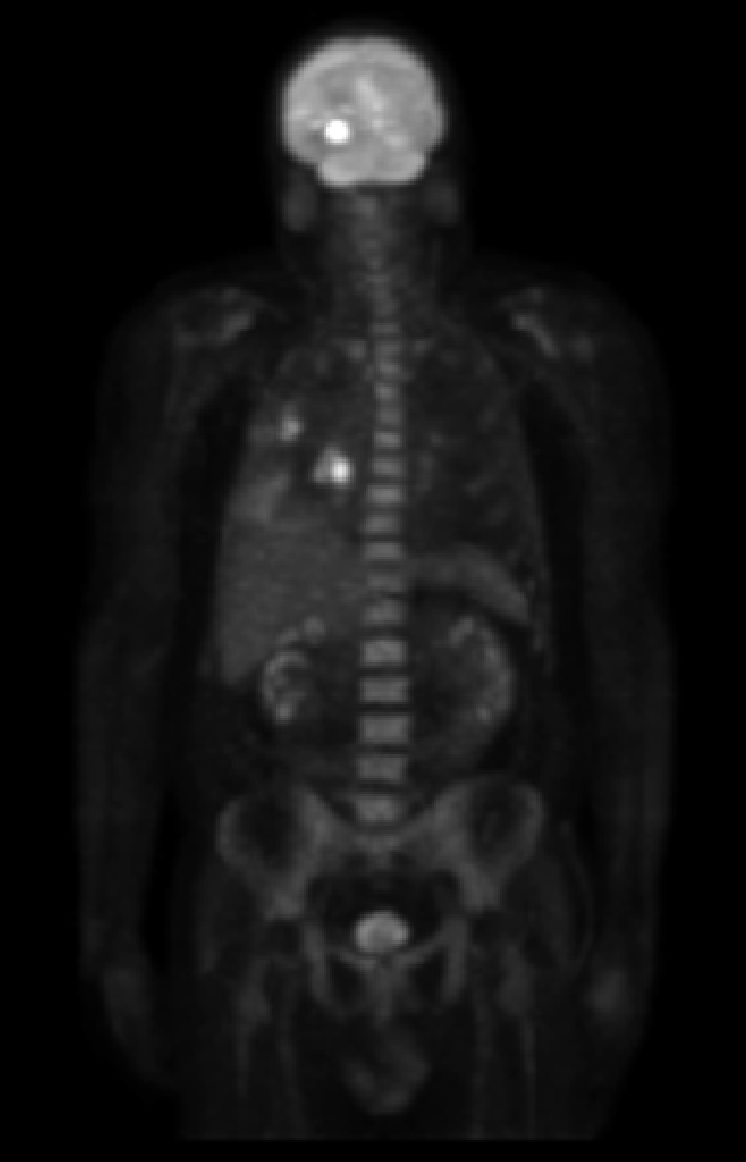
#> input picture Assignment3/images/Fig0462(a)(PET_image).png, 746 x 1162 px
$ python 'Ex 4.22.py'
#> lines starting #> are read from the running program, lines starting #| are printed output that depends on the picture
import cv2
import numpy as np
import matplotlib.pyplot as plt


def homo_filter(gamma_L, gamma_H, c, D, shape):
    H = np.zeros(shape, dtype=np.float64)
    row_c, col_c = np.floor(shape[0] / 2), np.floor(shape[1] / 2)
    D_sqr = D ** 2
    for u in range(shape[0]):
        for v in range(shape[1]):
            d_sqr = ((u - row_c) ** 2) + ((v - col_c) ** 2)
            H[u, v] = ((gamma_H - gamma_L) * (1 - np.exp(-c * d_sqr / D_sqr))) + gamma_L
    return H


# define constants
GAMMA_L = 0.4
GAMMA_H = 3.0
SLOPE = 5
CUTOFF_FREQUENCY = 20

# read the original image
original_img = cv2.imread("../images/Fig0462(a)(PET_image).png", flags=0)
#> original_img is the input picture: shape (1162, 746); min 0, max 255, mean 19.4

# calculate the 2D DFT of the original image using `np.fft.fft2()`
original_frq = np.fft.fft2(original_img)

# centralize DFT
centred_original_frq = np.fft.fftshift(original_frq)

# construct a Homomorphic Filter
HF = homo_filter(GAMMA_L, GAMMA_H, c=SLOPE, D=CUTOFF_FREQUENCY, shape=original_img.shape)

# apply the Homomorphic Filter
centred_filtered_frq = centred_original_frq * HF

# inverse the 2D DFT
filtered_frq = np.fft.ifftshift(centred_filtered_frq)
filtered_img = np.real(np.fft.ifft2(filtered_frq))
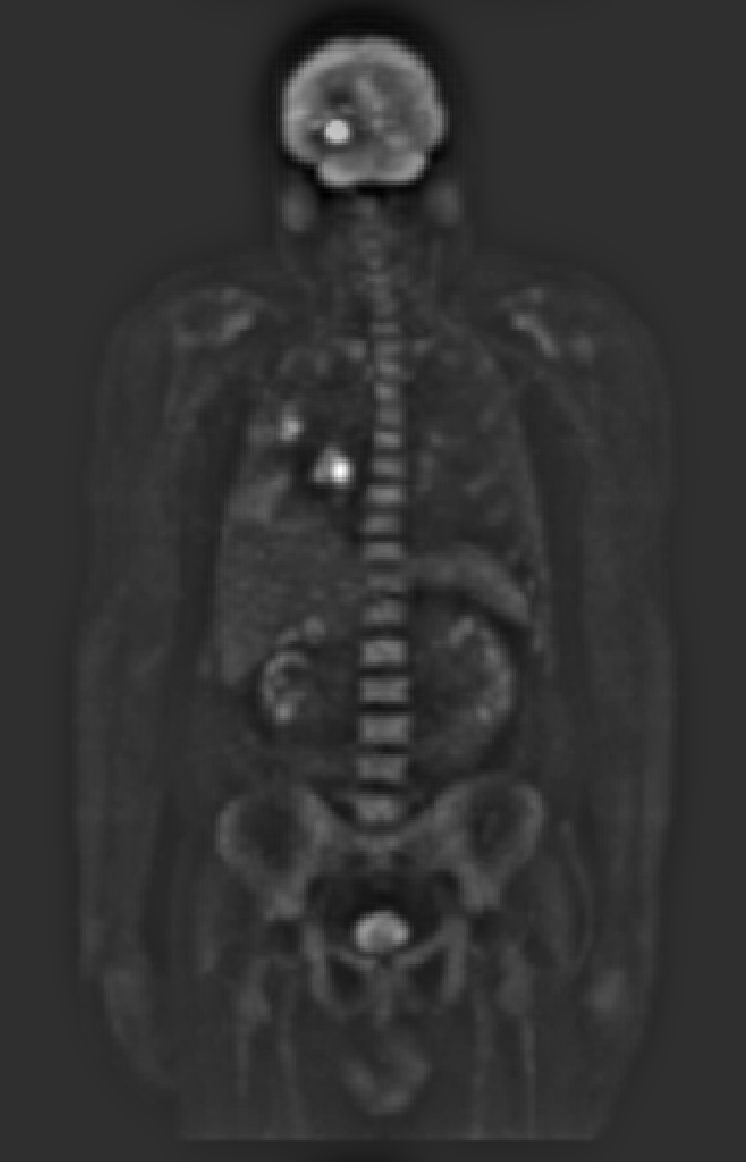
#> filtered_img: shape (1162, 746) float64; min -117.4, max 508.9, mean 7.7; drawn with min black and max white

# display the results
plt.figure("Homomorphic Filtering", (8, 8))
plt.subplot(121), plt.imshow(original_img, 'gray'), plt.title("original"), plt.axis('off')
plt.subplot(122), plt.imshow(filtered_img, 'gray'), plt.title("filtered"), plt.axis('off')
plt.suptitle(f"Running Results of Example 4.22 Homomorphic Filtering")

plt.tight_layout()
plt.show()
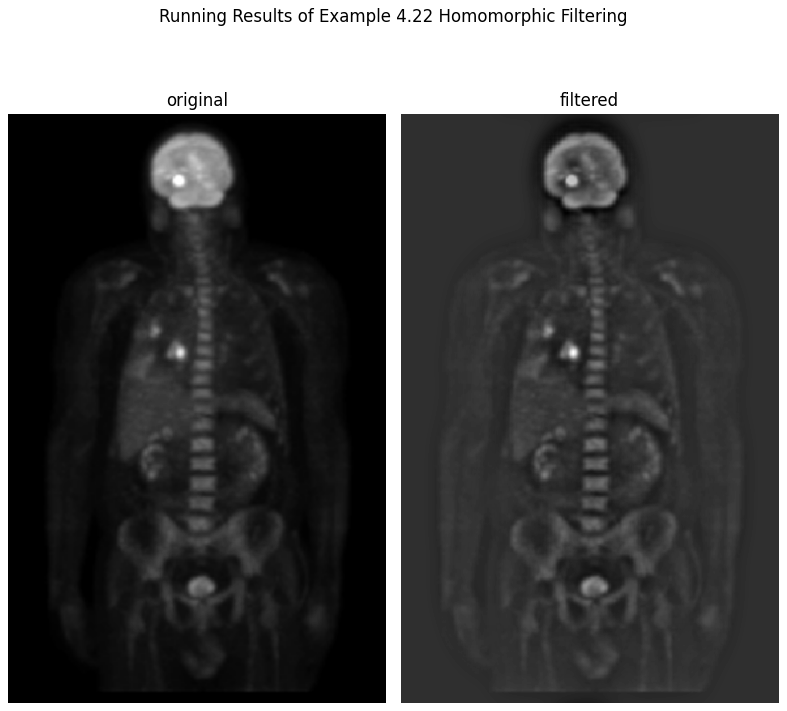
#> figure drawn by matplotlib, 2 panels
